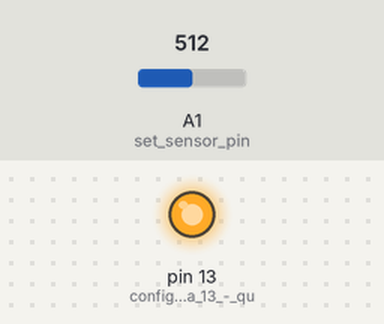
Recording of a sketch running on a simulated Arduino Uno, built with avr-gcc and run on an emulated ATmega328P. On the bench: output pins drawn as LEDs (lit = HIGH). Inputs (shaded band) come from the test bench; at power-on: A1 (set_sensor_pin) = 512.

Above: at 1.2 s.
1.3 s: A1 (set_sensor_pin) set to 350
2.8 s: A1 (set_sensor_pin) set to 327
At 3.8 s:
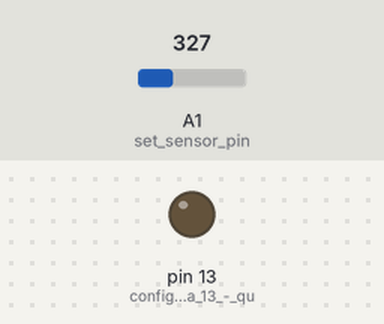
4.3 s: A1 (set_sensor_pin) set to 511
At 5.0 s:
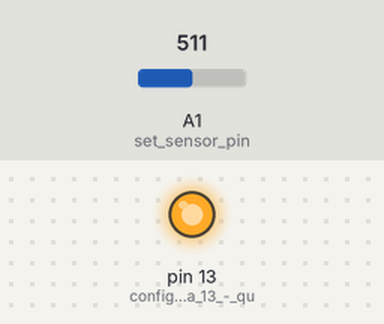
5.8 s: A1 (set_sensor_pin) set to 306
At 6.1 s:
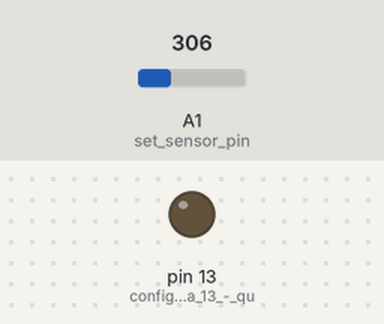
Timing chart, 0 to 8.3 s (numbered marks = the images above; inputs shaded):
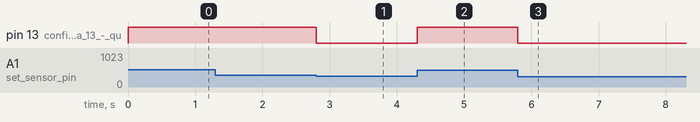

The sketch:

sense-distance-es_2_pwm.ino
```cpp
// sense-distance
// Lea el sensor de distancia y escribe su valor al puerto serial

// Esta función corre solo una vez, cuando empiece el Arduino
void setup() {
  pinMode(13, OUTPUT);      // configura clavija 13 - que controla el luz LED - para enviar señales
  pinMode(A1, INPUT);       // set sensor pin, A1 to read signals
  Serial.begin(9600);       // serial data setup
}

// Esta función corre repetidamente
void loop() {
  int valorDeSensor = escanear();
  // Valores tipicos del sensor son de 20-600
  // Convierte el valor del rango desde 0 hasta 255
  int intensidad = (valorDeSensor - 20) / 2.47;
  if (intensidad < 20)
    intensidad = 0;                  // Forzar valores chicos (ruido del sensor) a 0
  //Serial.println(valorDeSensor);
  analogWrite(13, intensidad);       // Fijar intensidad del LED
}

int escanear() {
  return analogRead(A1);
}
```

Measured:
- the behaviour switches between 337 and 336 on A1 (set_sensor_pin) (found by bisection; images 0 and 1)
- after the input at 1.3 s, every drawn part: stays the same
- after the input at 2.8 s, pin 13 (configura_clavija_13_-_qu): HIGH → LOW at once
- after the input at 4.3 s, pin 13 (configura_clavija_13_-_qu): LOW → HIGH at once
- after the input at 5.8 s, pin 13 (configura_clavija_13_-_qu): HIGH → LOW at once
